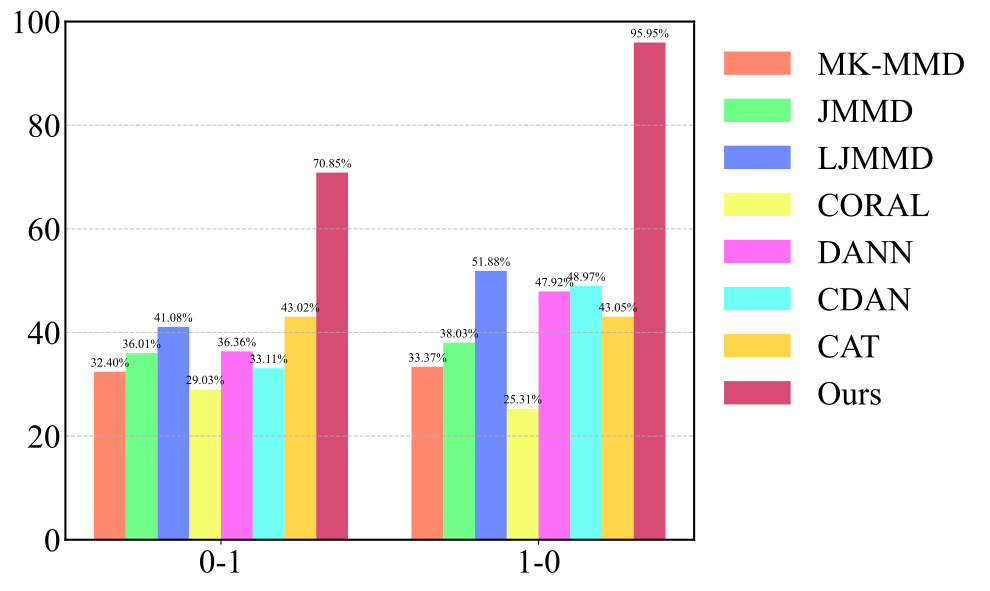

Write Python code to recreate this figure.
import numpy as np
import matplotlib.pyplot as plt

# 设置全局字体为 Times New Roman
plt.rcParams['font.family'] = 'Times New Roman'

# 数据准备
methods = ['MK-MMD', 'JMMD', 'LJMMD', 'CORAL', 'DANN', 'CDAN', 'CAT', 'Ours']
tasks = ['0-1', '1-0']
data = {
    'MK-MMD': [32.40, 33.37],
    'JMMD': [36.01, 38.03],
    'LJMMD': [41.08, 51.88],
    'CORAL': [29.03, 25.31],
    'DANN': [36.36, 47.92],
    'CDAN': [33.11, 48.97],
    'CAT': [43.02, 43.05],
    'Ours': [70.85, 95.95]
}

# 定义颜色列表
colors = ['#FF5733', '#33FF57', '#3357FF', '#F3FF33', '#FF33F3', '#33FFF6', '#FFC300', '#C70039']

# 设置柱状图参数
bar_width = 0.1  # 柱子宽度
index = np.arange(len(tasks))  # 任务的索引

# 创建图形
fig, ax = plt.subplots(figsize=(10, 6))

# 设置整个图表的外边框
for spine in ['top', 'bottom', 'left', 'right']:
    ax.spines[spine].set_visible(True)  # 显示所有边框
    ax.spines[spine].set_linewidth(1.5)  # 设置边框线宽
    ax.spines[spine].set_color('black')  # 设置边框颜色为黑色

# 绘制横向柱状图
for i, method in enumerate(methods):
    values = data[method]
    x_positions = index + i * bar_width  # 每个方法的柱子位置偏移
    bars = ax.bar(
        x_positions,
        values,
        bar_width,
        label=method,
        color=colors[i],
        alpha=0.7,  # 设置透明度为 0.7
        edgecolor=None  # 条柱无外边框
    )

    # 在每个柱子上添加数值，并控制数字离条柱顶端的距离
    offset = 0.5  # 调整数字离条柱顶端的距离（可以根据需要修改）
    for bar, value in zip(bars, values):
        height = bar.get_height()
        ax.text(
            bar.get_x() + bar.get_width() / 2,
            height + offset,                   # Y 坐标：柱子高度 + 偏移量
            f'{value:.2f}%',
            ha='center',
            va='bottom',
            fontsize=9
        )

# 设置 X 轴标签
ax.set_xticks(index + len(methods) * bar_width / 2 - bar_width / 2)
ax.set_xticklabels(tasks, fontsize=24)

# 设置 Y 轴范围及标签
ax.set_ylim(0, 100)
# ax.set_ylabel('Performance', fontsize=16)

# 添加网格线（仅保留水平网格线）
ax.yaxis.grid(True, linestyle='--', alpha=0.7)
ax.tick_params(axis='y', which='both', length=0)  # 隐藏 Y 轴刻度线

# 添加图例（方法作为图例）
legend = ax.legend(loc='upper left', bbox_to_anchor=(1, 1), fontsize=24)
legend.get_frame().set_linewidth(0)
legend.get_frame().set_alpha(0.8)

# 设置标题（可选）
# ax.set_title('Comparison of Methods', fontsize=18)

# 设置标签字体大小
ax.tick_params(axis='both', which='major', labelsize=24)

# 调整布局
plt.tight_layout()

# 保存为 pdf 文件
plt.savefig("SEU_FRE.pdf", format='pdf', bbox_inches='tight')

# 显示图形
plt.show()
